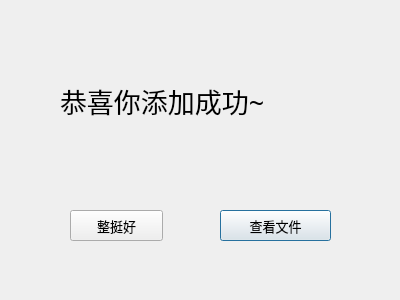
<?xml version="1.0" encoding="UTF-8"?>
<ui version="4.0">
 <class>success123</class>
 <widget class="QDialog" name="success123">
  <property name="geometry">
   <rect>
    <x>0</x>
    <y>0</y>
    <width>400</width>
    <height>300</height>
   </rect>
  </property>
  <property name="windowTitle">
   <string>Dialog</string>
  </property>
  <widget class="QLabel" name="label">
   <property name="geometry">
    <rect>
     <x>60</x>
     <y>50</y>
     <width>281</width>
     <height>101</height>
    </rect>
   </property>
   <property name="font">
    <font>
     <family>方圆卡通POP字</family>
     <pointsize>20</pointsize>
    </font>
   </property>
   <property name="text">
    <string>恭喜你添加成功~</string>
   </property>
  </widget>
  <widget class="QPushButton" name="pushButton_check">
   <property name="geometry">
    <rect>
     <x>220</x>
     <y>210</y>
     <width>111</width>
     <height>31</height>
    </rect>
   </property>
   <property name="font">
    <font>
     <family>微软雅黑</family>
     <pointsize>10</pointsize>
    </font>
   </property>
   <property name="text">
    <string>查看文件</string>
   </property>
  </widget>
  <widget class="QPushButton" name="pushButton">
   <property name="geometry">
    <rect>
     <x>70</x>
     <y>210</y>
     <width>93</width>
     <height>31</height>
    </rect>
   </property>
   <property name="font">
    <font>
     <family>微软雅黑</family>
     <pointsize>10</pointsize>
    </font>
   </property>
   <property name="text">
    <string>整挺好</string>
   </property>
  </widget>
 </widget>
 <resources/>
 <connections/>
</ui>
